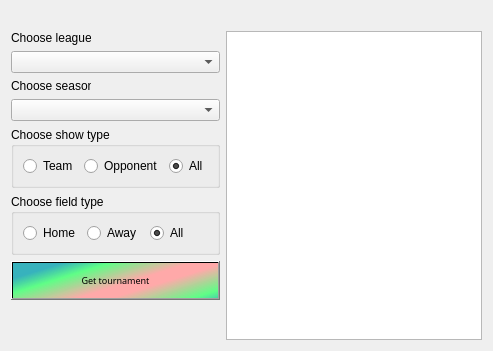
        <widget class="QWidget" name="Tournament">
         <attribute name="title">
          <string>Tournament</string>
         </attribute>
         <layout class="QVBoxLayout" name="verticalLayout_2">
          <item>
           <layout class="QHBoxLayout" name="horizontalLayout_7">
            <item>
             <spacer name="horizontalSpacer_8">
              <property name="orientation">
               <enum>Qt::Horizontal</enum>
              </property>
              <property name="sizeHint" stdset="0">
               <size>
                <width>40</width>
                <height>20</height>
               </size>
              </property>
             </spacer>
            </item>
            <item>
             <spacer name="horizontalSpacer_5">
              <property name="orientation">
               <enum>Qt::Horizontal</enum>
              </property>
              <property name="sizeHint" stdset="0">
               <size>
                <width>40</width>
                <height>20</height>
               </size>
              </property>
             </spacer>
            </item>
            <item>
             <spacer name="horizontalSpacer_4">
              <property name="orientation">
               <enum>Qt::Horizontal</enum>
              </property>
              <property name="sizeHint" stdset="0">
               <size>
                <width>40</width>
                <height>20</height>
               </size>
              </property>
             </spacer>
            </item>
           </layout>
          </item>
          <item>
           <layout class="QHBoxLayout" name="horizontalLayout_18">
            <item>
             <layout class="QVBoxLayout" name="verticalLayout_6">
              <item>
               <widget class="QLabel" name="label_choose_league_for_turnament">
                <property name="maximumSize">
                 <size>
                  <width>80</width>
                  <height>16777215</height>
                 </size>
                </property>
                <property name="text">
                 <string>Choose league</string>
                </property>
               </widget>
              </item>
              <item>
               <widget class="QComboBox" name="comboBo_choose_league_for_turnament"/>
              </item>
              <item>
               <widget class="QLabel" name="label_choose_season_for_turnament">
                <property name="maximumSize">
                 <size>
                  <width>80</width>
                  <height>16777215</height>
                 </size>
                </property>
                <property name="text">
                 <string>Choose season</string>
                </property>
               </widget>
              </item>
              <item>
               <widget class="QComboBox" name="comboBox_choose_season_for_turnament"/>
              </item>
              <item>
               <widget class="QGroupBox" name="groupBox">
                <property name="title">
                 <string>Choose show type</string>
                </property>
                <layout class="QHBoxLayout" name="horizontalLayout_9">
                 <item>
                  <widget class="QRadioButton" name="radioButton_tournament_team">
                   <property name="text">
                    <string>Team</string>
                   </property>
                  </widget>
                 </item>
                 <item>
                  <widget class="QRadioButton" name="radioButton_tournament_oponent">
                   <property name="text">
                    <string>Opponent</string>
                   </property>
                  </widget>
                 </item>
                 <item>
                  <widget class="QRadioButton" name="radioButton_tournament_team_and_oponent">
                   <property name="text">
                    <string>All</string>
                   </property>
                   <property name="checked">
                    <bool>true</bool>
                   </property>
                  </widget>
                 </item>
                </layout>
               </widget>
              </item>
              <item>
               <widget class="QGroupBox" name="home_avay">
                <property name="enabled">
                 <bool>true</bool>
                </property>
                <property name="minimumSize">
                 <size>
                  <width>0</width>
                  <height>0</height>
                 </size>
                </property>
                <property name="maximumSize">
                 <size>
                  <width>16777215</width>
                  <height>16777215</height>
                 </size>
                </property>
                <property name="title">
                 <string>Choose field type</string>
                </property>
                <layout class="QHBoxLayout" name="horizontalLayout_8">
                 <item>
                  <widget class="QRadioButton" name="radioButton_tournament_home">
                   <property name="text">
                    <string>Home</string>
                   </property>
                  </widget>
                 </item>
                 <item>
                  <widget class="QRadioButton" name="radioButton_tournament_away">
                   <property name="text">
                    <string>Away</string>
                   </property>
                  </widget>
                 </item>
                 <item>
                  <widget class="QRadioButton" name="radioButton_tournament_home_and_away">
                   <property name="text">
                    <string>All</string>
                   </property>
                   <property name="checked">
                    <bool>true</bool>
                   </property>
                  </widget>
                 </item>
                </layout>
               </widget>
              </item>
              <item>
               <widget class="QPushButton" name="pushButtonGetTournamentTable">
                <property name="minimumSize">
                 <size>
                  <width>40</width>
                  <height>39</height>
                 </size>
                </property>
                <property name="font">
                 <font>
                  <family>Goudy Stout</family>
                  <pointsize>7</pointsize>
                 </font>
                </property>
                <property name="styleSheet">
                 <string notr="true">background-color: qlineargradient(spread:reflect, x1:0.006, y1:0.142045, x2:0.671, y2:0.505682, stop:0.181818 rgba(26, 168, 181, 221), stop:0.448864 rgba(85, 255, 127, 238), stop:0.903409 rgba(255, 169, 169, 255))</string>
                </property>
                <property name="text">
                 <string>Get tournament</string>
                </property>
               </widget>
              </item>
              <item>
               <spacer name="verticalSpacer">
                <property name="orientation">
                 <enum>Qt::Vertical</enum>
                </property>
                <property name="sizeHint" stdset="0">
                 <size>
                  <width>20</width>
                  <height>40</height>
                 </size>
                </property>
               </spacer>
              </item>
             </layout>
            </item>
            <item>
             <layout class="QVBoxLayout" name="verticalLayout_7"/>
            </item>
            <item>
             <widget class="QTableWidget" name="tableWidget_tournament_table">
              <property name="autoScroll">
               <bool>false</bool>
              </property>
             </widget>
            </item>
           </layout>
          </item>
         </layout>
        </widget>
